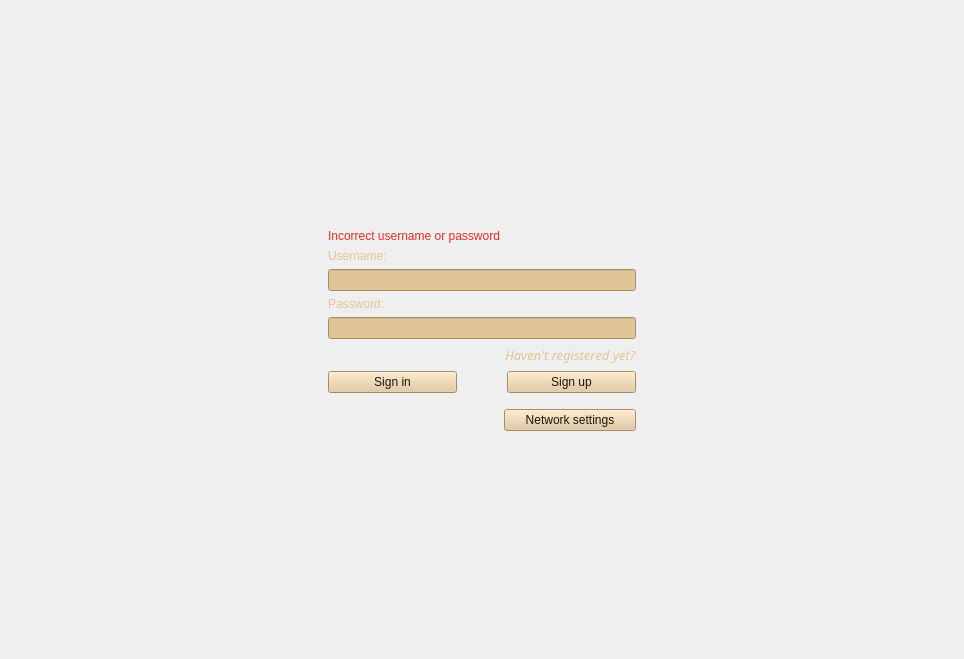
<?xml version="1.0" encoding="UTF-8"?>
<ui version="4.0">
 <class>LoginWidget</class>
 <widget class="QWidget" name="LoginWidget">
  <property name="geometry">
   <rect>
    <x>0</x>
    <y>0</y>
    <width>964</width>
    <height>659</height>
   </rect>
  </property>
  <property name="windowTitle">
   <string>Form</string>
  </property>
  <property name="styleSheet">
   <string notr="true">QLabel {
	color: rgb(224, 197, 150);
}

QLineEdit {
	background-color: rgb(224, 197, 150);
	color:rgb(26, 22, 16);
}

QSpinBox {
	background-color: rgb(224, 197, 150);
	color:rgb(26, 22, 16);
}

QPushButton {
	background-color: rgb(224, 197, 150);
	color:rgb(26, 22, 16);
}</string>
  </property>
  <layout class="QVBoxLayout" name="verticalLayout">
   <item>
    <widget class="QStackedWidget" name="stackedWidget">
     <property name="currentIndex">
      <number>2</number>
     </property>
     <widget class="QWidget" name="signUpPage">
      <layout class="QHBoxLayout" name="horizontalLayout">
       <item>
        <spacer name="horizontalSpacer">
         <property name="orientation">
          <enum>Qt::Horizontal</enum>
         </property>
         <property name="sizeHint" stdset="0">
          <size>
           <width>40</width>
           <height>20</height>
          </size>
         </property>
        </spacer>
       </item>
       <item>
        <layout class="QVBoxLayout" name="verticalLayout_3">
         <property name="leftMargin">
          <number>8</number>
         </property>
         <property name="topMargin">
          <number>8</number>
         </property>
         <property name="rightMargin">
          <number>8</number>
         </property>
         <property name="bottomMargin">
          <number>8</number>
         </property>
         <item>
          <spacer name="verticalSpacer">
           <property name="orientation">
            <enum>Qt::Vertical</enum>
           </property>
           <property name="sizeHint" stdset="0">
            <size>
             <width>20</width>
             <height>40</height>
            </size>
           </property>
          </spacer>
         </item>
         <item>
          <widget class="QLabel" name="signUpWarningLabel">
           <property name="styleSheet">
            <string notr="true">QLabel{font: 75 italic 13pt &quot;Ubuntu Condensed&quot;; color:rgb(239, 41, 41)}</string>
           </property>
           <property name="text">
            <string>Unacceptable email/username/password</string>
           </property>
          </widget>
         </item>
         <item>
          <widget class="QLabel" name="emailLabel">
           <property name="text">
            <string>Email:</string>
           </property>
          </widget>
         </item>
         <item>
          <widget class="QLineEdit" name="emailEdit"/>
         </item>
         <item>
          <widget class="QLabel" name="usernameLabel_2">
           <property name="text">
            <string>Username:</string>
           </property>
          </widget>
         </item>
         <item>
          <widget class="QLineEdit" name="usernameEdit_2"/>
         </item>
         <item>
          <widget class="QLabel" name="passwordLabel_2">
           <property name="text">
            <string>Password:</string>
           </property>
          </widget>
         </item>
         <item>
          <widget class="QLineEdit" name="passwordEdit_2"/>
         </item>
         <item>
          <layout class="QHBoxLayout" name="horizontalLayout_6">
           <property name="bottomMargin">
            <number>0</number>
           </property>
           <item>
            <spacer name="horizontalSpacer_8">
             <property name="orientation">
              <enum>Qt::Horizontal</enum>
             </property>
             <property name="sizeHint" stdset="0">
              <size>
               <width>40</width>
               <height>20</height>
              </size>
             </property>
            </spacer>
           </item>
           <item>
            <widget class="QLabel" name="label">
             <property name="font">
              <font>
               <family>Ubuntu Condensed</family>
               <pointsize>10</pointsize>
               <italic>true</italic>
              </font>
             </property>
             <property name="text">
              <string>Already have an account?</string>
             </property>
            </widget>
           </item>
          </layout>
         </item>
         <item>
          <layout class="QHBoxLayout" name="horizontalLayout_5" stretch="3,4,0">
           <item>
            <widget class="QPushButton" name="signUpButton_2">
             <property name="text">
              <string>Sign Up</string>
             </property>
            </widget>
           </item>
           <item>
            <spacer name="horizontalSpacer_7">
             <property name="orientation">
              <enum>Qt::Horizontal</enum>
             </property>
             <property name="sizeHint" stdset="0">
              <size>
               <width>40</width>
               <height>20</height>
              </size>
             </property>
            </spacer>
           </item>
           <item>
            <widget class="QPushButton" name="signInButton_2">
             <property name="text">
              <string>Sign In</string>
             </property>
            </widget>
           </item>
          </layout>
         </item>
         <item>
          <spacer name="verticalSpacer_2">
           <property name="orientation">
            <enum>Qt::Vertical</enum>
           </property>
           <property name="sizeHint" stdset="0">
            <size>
             <width>20</width>
             <height>40</height>
            </size>
           </property>
          </spacer>
         </item>
        </layout>
       </item>
       <item>
        <spacer name="horizontalSpacer_2">
         <property name="orientation">
          <enum>Qt::Horizontal</enum>
         </property>
         <property name="sizeHint" stdset="0">
          <size>
           <width>40</width>
           <height>20</height>
          </size>
         </property>
        </spacer>
       </item>
      </layout>
     </widget>
     <widget class="QWidget" name="networkPage">
      <layout class="QHBoxLayout" name="horizontalLayout_8">
       <item>
        <spacer name="horizontalSpacer_11">
         <property name="orientation">
          <enum>Qt::Horizontal</enum>
         </property>
         <property name="sizeHint" stdset="0">
          <size>
           <width>40</width>
           <height>20</height>
          </size>
         </property>
        </spacer>
       </item>
       <item>
        <layout class="QVBoxLayout" name="verticalLayout_2" stretch="0,0,0,0,0,0,0,0,0">
         <property name="bottomMargin">
          <number>0</number>
         </property>
         <item>
          <spacer name="verticalSpacer_5">
           <property name="orientation">
            <enum>Qt::Vertical</enum>
           </property>
           <property name="sizeHint" stdset="0">
            <size>
             <width>20</width>
             <height>40</height>
            </size>
           </property>
          </spacer>
         </item>
         <item>
          <widget class="QLabel" name="networkWarningLabel">
           <property name="font">
            <font>
             <family>Ubuntu Condensed</family>
             <pointsize>12</pointsize>
             <italic>true</italic>
            </font>
           </property>
           <property name="styleSheet">
            <string notr="true">QLabel {color: rgb(239, 41, 41)}</string>
           </property>
           <property name="text">
            <string>Cannot connect to server...</string>
           </property>
          </widget>
         </item>
         <item>
          <widget class="QLabel" name="networkWaitLabel">
           <property name="styleSheet">
            <string notr="true">QLabel{
font: 75 italic 13pt &quot;Ubuntu Condensed&quot;;}</string>
           </property>
           <property name="text">
            <string>Trying to connect to server...</string>
           </property>
          </widget>
         </item>
         <item>
          <widget class="QLabel" name="serverAddressLabel">
           <property name="text">
            <string>Server's IP address:</string>
           </property>
          </widget>
         </item>
         <item>
          <widget class="QLineEdit" name="serverAddressEdit">
           <property name="text">
            <string>127.0.0.1</string>
           </property>
          </widget>
         </item>
         <item>
          <layout class="QHBoxLayout" name="horizontalLayout_10" stretch="3,2,3">
           <property name="bottomMargin">
            <number>0</number>
           </property>
           <item>
            <widget class="QLabel" name="requestPortLabel">
             <property name="toolTip">
              <string>&lt;html&gt;&lt;head/&gt;&lt;body&gt;&lt;p&gt;The server is listening on this port&lt;/p&gt;&lt;/body&gt;&lt;/html&gt;</string>
             </property>
             <property name="text">
              <string>Request port:</string>
             </property>
            </widget>
           </item>
           <item>
            <widget class="QSpinBox" name="requestPortSpinBox">
             <property name="minimum">
              <number>1000</number>
             </property>
             <property name="maximum">
              <number>100000</number>
             </property>
             <property name="value">
              <number>1337</number>
             </property>
            </widget>
           </item>
           <item>
            <spacer name="horizontalSpacer_13">
             <property name="orientation">
              <enum>Qt::Horizontal</enum>
             </property>
             <property name="sizeHint" stdset="0">
              <size>
               <width>40</width>
               <height>20</height>
              </size>
             </property>
            </spacer>
           </item>
          </layout>
         </item>
         <item>
          <layout class="QHBoxLayout" name="horizontalLayout_11" stretch="3,2,3">
           <property name="bottomMargin">
            <number>0</number>
           </property>
           <item>
            <widget class="QLabel" name="responsePortLabel">
             <property name="toolTip">
              <string>&lt;html&gt;&lt;head/&gt;&lt;body&gt;&lt;p&gt;The server will communicate on this port&lt;/p&gt;&lt;/body&gt;&lt;/html&gt;</string>
             </property>
             <property name="text">
              <string>Response port:</string>
             </property>
            </widget>
           </item>
           <item>
            <widget class="QSpinBox" name="responsePortSpinBox">
             <property name="minimum">
              <number>1000</number>
             </property>
             <property name="maximum">
              <number>100000</number>
             </property>
             <property name="value">
              <number>1338</number>
             </property>
            </widget>
           </item>
           <item>
            <spacer name="horizontalSpacer_14">
             <property name="orientation">
              <enum>Qt::Horizontal</enum>
             </property>
             <property name="sizeHint" stdset="0">
              <size>
               <width>40</width>
               <height>20</height>
              </size>
             </property>
            </spacer>
           </item>
          </layout>
         </item>
         <item>
          <layout class="QHBoxLayout" name="horizontalLayout_9" stretch="3,1,3">
           <property name="topMargin">
            <number>10</number>
           </property>
           <item>
            <widget class="QPushButton" name="configureButton">
             <property name="text">
              <string>Configure</string>
             </property>
            </widget>
           </item>
           <item>
            <spacer name="horizontalSpacer_10">
             <property name="orientation">
              <enum>Qt::Horizontal</enum>
             </property>
             <property name="sizeHint" stdset="0">
              <size>
               <width>40</width>
               <height>20</height>
              </size>
             </property>
            </spacer>
           </item>
           <item>
            <widget class="QPushButton" name="signInButton_3">
             <property name="text">
              <string>Sign in</string>
             </property>
            </widget>
           </item>
          </layout>
         </item>
         <item>
          <spacer name="verticalSpacer_6">
           <property name="orientation">
            <enum>Qt::Vertical</enum>
           </property>
           <property name="sizeHint" stdset="0">
            <size>
             <width>20</width>
             <height>40</height>
            </size>
           </property>
          </spacer>
         </item>
        </layout>
       </item>
       <item>
        <spacer name="horizontalSpacer_12">
         <property name="orientation">
          <enum>Qt::Horizontal</enum>
         </property>
         <property name="sizeHint" stdset="0">
          <size>
           <width>40</width>
           <height>20</height>
          </size>
         </property>
        </spacer>
       </item>
      </layout>
     </widget>
     <widget class="QWidget" name="signInPage">
      <layout class="QHBoxLayout" name="horizontalLayout_2">
       <item>
        <spacer name="horizontalSpacer_4">
         <property name="orientation">
          <enum>Qt::Horizontal</enum>
         </property>
         <property name="sizeHint" stdset="0">
          <size>
           <width>40</width>
           <height>20</height>
          </size>
         </property>
        </spacer>
       </item>
       <item>
        <layout class="QVBoxLayout" name="verticalLayout_5">
         <property name="topMargin">
          <number>0</number>
         </property>
         <property name="bottomMargin">
          <number>0</number>
         </property>
         <item>
          <spacer name="verticalSpacer_4">
           <property name="orientation">
            <enum>Qt::Vertical</enum>
           </property>
           <property name="sizeHint" stdset="0">
            <size>
             <width>20</width>
             <height>40</height>
            </size>
           </property>
          </spacer>
         </item>
         <item>
          <widget class="QLabel" name="signInWarningLabel">
           <property name="styleSheet">
            <string notr="true">QLabel{
color: rgb(239, 41, 41);
font: 75 italic 13pt &quot;Ubuntu Condensed&quot;;
}</string>
           </property>
           <property name="text">
            <string>Incorrect username or password</string>
           </property>
          </widget>
         </item>
         <item>
          <widget class="QLabel" name="usernameLabel">
           <property name="text">
            <string>Username:</string>
           </property>
          </widget>
         </item>
         <item>
          <widget class="QLineEdit" name="usernameEdit"/>
         </item>
         <item>
          <widget class="QLabel" name="passwordLabel">
           <property name="text">
            <string>Password:</string>
           </property>
          </widget>
         </item>
         <item>
          <widget class="QLineEdit" name="passwordEdit"/>
         </item>
         <item>
          <layout class="QHBoxLayout" name="horizontalLayout_7">
           <property name="topMargin">
            <number>0</number>
           </property>
           <item>
            <spacer name="horizontalSpacer_9">
             <property name="orientation">
              <enum>Qt::Horizontal</enum>
             </property>
             <property name="sizeHint" stdset="0">
              <size>
               <width>40</width>
               <height>20</height>
              </size>
             </property>
            </spacer>
           </item>
           <item>
            <widget class="QLabel" name="label_2">
             <property name="font">
              <font>
               <family>Ubuntu Condensed</family>
               <pointsize>10</pointsize>
               <italic>true</italic>
              </font>
             </property>
             <property name="text">
              <string>Haven't registered yet?</string>
             </property>
            </widget>
           </item>
          </layout>
         </item>
         <item>
          <layout class="QHBoxLayout" name="horizontalLayout_3" stretch="3,1,3">
           <item>
            <widget class="QPushButton" name="signInButton">
             <property name="text">
              <string>Sign in</string>
             </property>
            </widget>
           </item>
           <item>
            <spacer name="horizontalSpacer_3">
             <property name="orientation">
              <enum>Qt::Horizontal</enum>
             </property>
             <property name="sizeHint" stdset="0">
              <size>
               <width>40</width>
               <height>20</height>
              </size>
             </property>
            </spacer>
           </item>
           <item>
            <widget class="QPushButton" name="signUpButton">
             <property name="text">
              <string>Sign up</string>
             </property>
            </widget>
           </item>
          </layout>
         </item>
         <item>
          <layout class="QHBoxLayout" name="horizontalLayout_4" stretch="4,3">
           <property name="topMargin">
            <number>10</number>
           </property>
           <item>
            <spacer name="horizontalSpacer_6">
             <property name="orientation">
              <enum>Qt::Horizontal</enum>
             </property>
             <property name="sizeHint" stdset="0">
              <size>
               <width>40</width>
               <height>20</height>
              </size>
             </property>
            </spacer>
           </item>
           <item>
            <widget class="QPushButton" name="networkButton">
             <property name="text">
              <string>Network settings</string>
             </property>
            </widget>
           </item>
          </layout>
         </item>
         <item>
          <spacer name="verticalSpacer_3">
           <property name="orientation">
            <enum>Qt::Vertical</enum>
           </property>
           <property name="sizeHint" stdset="0">
            <size>
             <width>20</width>
             <height>40</height>
            </size>
           </property>
          </spacer>
         </item>
        </layout>
       </item>
       <item>
        <spacer name="horizontalSpacer_5">
         <property name="orientation">
          <enum>Qt::Horizontal</enum>
         </property>
         <property name="sizeHint" stdset="0">
          <size>
           <width>40</width>
           <height>20</height>
          </size>
         </property>
        </spacer>
       </item>
      </layout>
     </widget>
    </widget>
   </item>
  </layout>
 </widget>
 <resources/>
 <connections/>
</ui>
